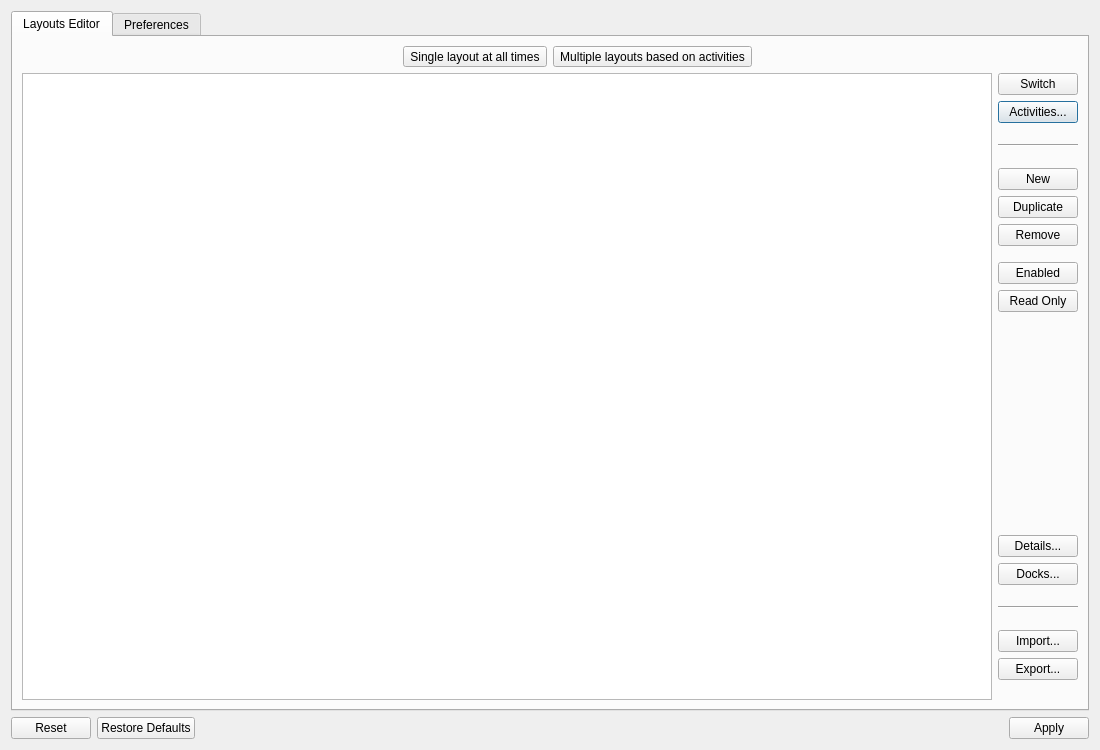
<?xml version="1.0" encoding="UTF-8"?>
<ui version="4.0">
 <class>SettingsDialog</class>
 <widget class="QDialog" name="SettingsDialog">
  <property name="geometry">
   <rect>
    <x>0</x>
    <y>0</y>
    <width>1100</width>
    <height>750</height>
   </rect>
  </property>
  <property name="sizePolicy">
   <sizepolicy hsizetype="Preferred" vsizetype="Preferred">
    <horstretch>0</horstretch>
    <verstretch>0</verstretch>
   </sizepolicy>
  </property>
  <property name="minimumSize">
   <size>
    <width>500</width>
    <height>0</height>
   </size>
  </property>
  <property name="windowTitle">
   <string comment="latte settings window">Latte Dock NG Settings</string>
  </property>
  <layout class="QVBoxLayout" name="verticalLayout_2">
   <item>
    <widget class="QTabWidget" name="tabWidget">
     <property name="currentIndex">
      <number>0</number>
     </property>
     <widget class="QWidget" name="layoutsTab">
      <attribute name="title">
       <string>Layouts Editor</string>
      </attribute>
      <layout class="QHBoxLayout" name="horizontalLayout">
       <item>
        <layout class="QVBoxLayout" name="verticalLayout_3">
         <item>
          <layout class="QHBoxLayout" name="horizontalLayout_3">
           <item>
            <layout class="QHBoxLayout" name="horizontalLayout_5">
             <item>
              <spacer name="horizontalSpacer">
               <property name="orientation">
                <enum>Qt::Horizontal</enum>
               </property>
               <property name="sizeHint" stdset="0">
                <size>
                 <width>40</width>
                 <height>20</height>
                </size>
               </property>
              </spacer>
             </item>
             <item>
              <widget class="QToolButton" name="singleToolBtn">
               <property name="sizePolicy">
                <sizepolicy hsizetype="Fixed" vsizetype="Fixed">
                 <horstretch>0</horstretch>
                 <verstretch>0</verstretch>
                </sizepolicy>
               </property>
               <property name="toolTip">
                <string>Only one layout is applied at all times for all activities</string>
               </property>
               <property name="text">
                <string comment="single layout">Single layout at all times</string>
               </property>
               <property name="checkable">
                <bool>true</bool>
               </property>
              </widget>
             </item>
            </layout>
           </item>
           <item>
            <layout class="QHBoxLayout" name="horizontalLayout_6">
             <item>
              <widget class="QToolButton" name="multipleToolBtn">
               <property name="toolTip">
                <string>Multiple layouts can be present and active in memory at the same time for different activities</string>
               </property>
               <property name="text">
                <string comment="multiple layouts">Multiple layouts based on activities</string>
               </property>
               <property name="checkable">
                <bool>true</bool>
               </property>
               <property name="checked">
                <bool>false</bool>
               </property>
              </widget>
             </item>
             <item>
              <spacer name="horizontalSpacer_2">
               <property name="orientation">
                <enum>Qt::Horizontal</enum>
               </property>
               <property name="sizeHint" stdset="0">
                <size>
                 <width>40</width>
                 <height>20</height>
                </size>
               </property>
              </spacer>
             </item>
            </layout>
           </item>
          </layout>
         </item>
         <item>
          <layout class="QHBoxLayout" name="horizontalLayout_2">
           <item>
            <widget class="Latte::Settings::View::LayoutsTableView" name="layoutsView">
             <property name="sizeAdjustPolicy">
              <enum>QAbstractScrollArea::AdjustToContents</enum>
             </property>
             <property name="showDropIndicator" stdset="0">
              <bool>true</bool>
             </property>
             <property name="alternatingRowColors">
              <bool>true</bool>
             </property>
             <property name="selectionMode">
              <enum>QAbstractItemView::SingleSelection</enum>
             </property>
             <property name="selectionBehavior">
              <enum>QAbstractItemView::SelectRows</enum>
             </property>
             <property name="showGrid">
              <bool>false</bool>
             </property>
             <property name="sortingEnabled">
              <bool>true</bool>
             </property>
             <attribute name="horizontalHeaderVisible">
              <bool>false</bool>
             </attribute>
             <attribute name="horizontalHeaderCascadingSectionResizes">
              <bool>true</bool>
             </attribute>
             <attribute name="horizontalHeaderHighlightSections">
              <bool>false</bool>
             </attribute>
             <attribute name="horizontalHeaderShowSortIndicator" stdset="0">
              <bool>true</bool>
             </attribute>
             <attribute name="verticalHeaderVisible">
              <bool>false</bool>
             </attribute>
             <attribute name="verticalHeaderHighlightSections">
              <bool>false</bool>
             </attribute>
            </widget>
           </item>
           <item>
            <widget class="QWidget" name="buttonsColumn" native="true">
             <layout class="QVBoxLayout" name="verticalLayout">
              <property name="leftMargin">
               <number>0</number>
              </property>
              <property name="topMargin">
               <number>0</number>
              </property>
              <property name="rightMargin">
               <number>0</number>
              </property>
              <property name="bottomMargin">
               <number>0</number>
              </property>
              <item>
               <widget class="QPushButton" name="switchButton">
                <property name="text">
                 <string>Switch</string>
                </property>
                <property name="icon">
                 <iconset theme="user-identity">
                  <normaloff>.</normaloff>.</iconset>
                </property>
                <property name="autoDefault">
                 <bool>false</bool>
                </property>
               </widget>
              </item>
              <item>
               <widget class="QPushButton" name="activitiesButton">
                <property name="text">
                 <string>Activities...</string>
                </property>
                <property name="icon">
                 <iconset theme="activities">
                  <normaloff>.</normaloff>.</iconset>
                </property>
               </widget>
              </item>
              <item>
               <spacer name="verticalSpacer_5">
                <property name="orientation">
                 <enum>Qt::Vertical</enum>
                </property>
                <property name="sizeType">
                 <enum>QSizePolicy::Preferred</enum>
                </property>
                <property name="sizeHint" stdset="0">
                 <size>
                  <width>20</width>
                  <height>15</height>
                 </size>
                </property>
               </spacer>
              </item>
              <item>
               <widget class="Line" name="line_2">
                <property name="minimumSize">
                 <size>
                  <width>0</width>
                  <height>0</height>
                 </size>
                </property>
                <property name="orientation">
                 <enum>Qt::Horizontal</enum>
                </property>
               </widget>
              </item>
              <item>
               <spacer name="verticalSpacer_4">
                <property name="orientation">
                 <enum>Qt::Vertical</enum>
                </property>
                <property name="sizeType">
                 <enum>QSizePolicy::Preferred</enum>
                </property>
                <property name="sizeHint" stdset="0">
                 <size>
                  <width>20</width>
                  <height>15</height>
                 </size>
                </property>
               </spacer>
              </item>
              <item>
               <widget class="QPushButton" name="newButton">
                <property name="text">
                 <string>New</string>
                </property>
                <property name="icon">
                 <iconset theme="add">
                  <normaloff>.</normaloff>.</iconset>
                </property>
               </widget>
              </item>
              <item>
               <widget class="QPushButton" name="duplicateButton">
                <property name="text">
                 <string>Duplicate</string>
                </property>
                <property name="icon">
                 <iconset theme="edit-copy">
                  <normaloff>.</normaloff>.</iconset>
                </property>
                <property name="flat">
                 <bool>false</bool>
                </property>
               </widget>
              </item>
              <item>
               <widget class="QPushButton" name="removeButton">
                <property name="text">
                 <string>Remove</string>
                </property>
                <property name="icon">
                 <iconset theme="delete">
                  <normaloff>.</normaloff>.</iconset>
                </property>
               </widget>
              </item>
              <item>
               <spacer name="verticalSpacer_10">
                <property name="orientation">
                 <enum>Qt::Vertical</enum>
                </property>
                <property name="sizeType">
                 <enum>QSizePolicy::Fixed</enum>
                </property>
                <property name="sizeHint" stdset="0">
                 <size>
                  <width>1</width>
                  <height>10</height>
                 </size>
                </property>
               </spacer>
              </item>
              <item>
               <widget class="QPushButton" name="enabledButton">
                <property name="text">
                 <string>Enabled</string>
                </property>
                <property name="icon">
                 <iconset theme="edit-link">
                  <normaloff>.</normaloff>.</iconset>
                </property>
               </widget>
              </item>
              <item>
               <widget class="QPushButton" name="readOnlyButton">
                <property name="text">
                 <string>Read Only</string>
                </property>
                <property name="icon">
                 <iconset theme="object-locked">
                  <normaloff>.</normaloff>.</iconset>
                </property>
                <property name="checkable">
                 <bool>true</bool>
                </property>
               </widget>
              </item>
              <item>
               <spacer name="verticalSpacer_12">
                <property name="orientation">
                 <enum>Qt::Vertical</enum>
                </property>
                <property name="sizeType">
                 <enum>QSizePolicy::Fixed</enum>
                </property>
                <property name="sizeHint" stdset="0">
                 <size>
                  <width>1</width>
                  <height>10</height>
                 </size>
                </property>
               </spacer>
              </item>
              <item>
               <spacer name="verticalSpacer_13">
                <property name="orientation">
                 <enum>Qt::Vertical</enum>
                </property>
                <property name="sizeType">
                 <enum>QSizePolicy::Expanding</enum>
                </property>
                <property name="sizeHint" stdset="0">
                 <size>
                  <width>20</width>
                  <height>15</height>
                 </size>
                </property>
               </spacer>
              </item>
              <item>
               <widget class="QPushButton" name="detailsButton">
                <property name="text">
                 <string>Details...</string>
                </property>
                <property name="icon">
                 <iconset theme="view-list-details">
                  <normaloff>.</normaloff>.</iconset>
                </property>
               </widget>
              </item>
              <item>
               <widget class="QPushButton" name="viewsBtn">
                <property name="text">
                 <string>Docks...</string>
                </property>
                <property name="icon">
                 <iconset theme="window">
                  <normaloff>.</normaloff>.</iconset>
                </property>
               </widget>
              </item>
              <item>
               <spacer name="verticalSpacer_2">
                <property name="orientation">
                 <enum>Qt::Vertical</enum>
                </property>
                <property name="sizeType">
                 <enum>QSizePolicy::Preferred</enum>
                </property>
                <property name="sizeHint" stdset="0">
                 <size>
                  <width>20</width>
                  <height>15</height>
                 </size>
                </property>
               </spacer>
              </item>
              <item>
               <widget class="Line" name="line">
                <property name="sizePolicy">
                 <sizepolicy hsizetype="Minimum" vsizetype="Fixed">
                  <horstretch>0</horstretch>
                  <verstretch>0</verstretch>
                 </sizepolicy>
                </property>
                <property name="sizeIncrement">
                 <size>
                  <width>0</width>
                  <height>0</height>
                 </size>
                </property>
                <property name="baseSize">
                 <size>
                  <width>0</width>
                  <height>0</height>
                 </size>
                </property>
                <property name="lineWidth">
                 <number>1</number>
                </property>
                <property name="orientation">
                 <enum>Qt::Horizontal</enum>
                </property>
               </widget>
              </item>
              <item>
               <spacer name="verticalSpacer_3">
                <property name="orientation">
                 <enum>Qt::Vertical</enum>
                </property>
                <property name="sizeType">
                 <enum>QSizePolicy::Preferred</enum>
                </property>
                <property name="sizeHint" stdset="0">
                 <size>
                  <width>20</width>
                  <height>15</height>
                 </size>
                </property>
               </spacer>
              </item>
              <item>
               <widget class="QPushButton" name="importButton">
                <property name="text">
                 <string>Import...</string>
                </property>
                <property name="icon">
                 <iconset theme="document-import">
                  <normaloff>.</normaloff>.</iconset>
                </property>
                <property name="default">
                 <bool>false</bool>
                </property>
               </widget>
              </item>
              <item>
               <widget class="QPushButton" name="exportButton">
                <property name="text">
                 <string>Export...</string>
                </property>
                <property name="icon">
                 <iconset theme="document-export">
                  <normaloff>.</normaloff>.</iconset>
                </property>
                <property name="shortcut">
                 <string>Ctrl+S</string>
                </property>
                <property name="default">
                 <bool>false</bool>
                </property>
               </widget>
              </item>
              <item>
               <spacer name="verticalSpacer">
                <property name="orientation">
                 <enum>Qt::Vertical</enum>
                </property>
                <property name="sizeType">
                 <enum>QSizePolicy::Preferred</enum>
                </property>
                <property name="sizeHint" stdset="0">
                 <size>
                  <width>20</width>
                  <height>20</height>
                 </size>
                </property>
               </spacer>
              </item>
             </layout>
            </widget>
           </item>
          </layout>
         </item>
        </layout>
       </item>
      </layout>
     </widget>
     <widget class="QWidget" name="preferencesTab">
      <property name="sizePolicy">
       <sizepolicy hsizetype="Expanding" vsizetype="Expanding">
        <horstretch>0</horstretch>
        <verstretch>0</verstretch>
       </sizepolicy>
      </property>
      <attribute name="title">
       <string>Preferences</string>
      </attribute>
      <layout class="QHBoxLayout" name="horizontalLayout_4">
       <property name="rightMargin">
        <number>6</number>
       </property>
       <item>
        <widget class="QScrollArea" name="preferencesScrollArea">
         <property name="sizePolicy">
          <sizepolicy hsizetype="Minimum" vsizetype="Expanding">
           <horstretch>0</horstretch>
           <verstretch>0</verstretch>
          </sizepolicy>
         </property>
         <property name="frameShape">
          <enum>QFrame::NoFrame</enum>
         </property>
         <property name="widgetResizable">
          <bool>true</bool>
         </property>
         <widget class="QWidget" name="preferencesScrollAreaWidgetContents">
          <property name="geometry">
           <rect>
            <x>0</x>
            <y>0</y>
            <width>1068</width>
            <height>469</height>
           </rect>
          </property>
          <property name="sizePolicy">
           <sizepolicy hsizetype="Minimum" vsizetype="Fixed">
            <horstretch>0</horstretch>
            <verstretch>0</verstretch>
           </sizepolicy>
          </property>
          <layout class="QVBoxLayout" name="verticalLayout_4">
           <item>
            <layout class="QGridLayout" name="preferencesGridLayout" columnstretch="5,9">
             <item row="1" column="1">
              <widget class="QCheckBox" name="infoWindowChkBox">
               <property name="toolTip">
                <string>Provide visual feedback when layouts are activated automatically</string>
               </property>
               <property name="text">
                <string>Show informative window for layouts automatic activation</string>
               </property>
              </widget>
             </item>
             <item row="10" column="0">
              <layout class="QHBoxLayout" name="parabolicHeaderRowLayout">
               <item>
                <spacer name="horizontalSpacer_7">
                 <property name="orientation">
                  <enum>Qt::Horizontal</enum>
                 </property>
                 <property name="sizeHint" stdset="0">
                  <size>
                   <width>40</width>
                   <height>20</height>
                  </size>
                 </property>
                </spacer>
               </item>
               <item>
                <widget class="QLabel" name="parabolicEffectLbl">
                 <property name="sizePolicy">
                  <sizepolicy hsizetype="Minimum" vsizetype="Fixed">
                   <horstretch>0</horstretch>
                   <verstretch>0</verstretch>
                  </sizepolicy>
                 </property>
                 <property name="text">
                  <string>Parabolic Effect:</string>
                 </property>
                 <property name="alignment">
                  <set>Qt::AlignLeading|Qt::AlignLeft|Qt::AlignVCenter</set>
                 </property>
                </widget>
               </item>
              </layout>
             </item>
             <item row="10" column="1">
              <layout class="QHBoxLayout" name="horizontalLayout_8">
               <item>
                <widget class="QToolButton" name="smallParabolicBtn">
                 <property name="sizePolicy">
                  <sizepolicy hsizetype="Preferred" vsizetype="Fixed">
                   <horstretch>0</horstretch>
                   <verstretch>0</verstretch>
                  </sizepolicy>
                 </property>
                 <property name="minimumSize">
                  <size>
                   <width>150</width>
                   <height>0</height>
                  </size>
                 </property>
                 <property name="maximumSize">
                  <size>
                   <width>150</width>
                   <height>16777215</height>
                  </size>
                 </property>
                 <property name="text">
                  <string comment="small spread">Small</string>
                 </property>
                 <property name="checkable">
                  <bool>true</bool>
                 </property>
                </widget>
               </item>
               <item>
                <widget class="QToolButton" name="mediumParabolicBtn">
                 <property name="sizePolicy">
                  <sizepolicy hsizetype="Preferred" vsizetype="Fixed">
                   <horstretch>0</horstretch>
                   <verstretch>0</verstretch>
                  </sizepolicy>
                 </property>
                 <property name="minimumSize">
                  <size>
                   <width>150</width>
                   <height>0</height>
                  </size>
                 </property>
                 <property name="maximumSize">
                  <size>
                   <width>150</width>
                   <height>16777215</height>
                  </size>
                 </property>
                 <property name="text">
                  <string comment="medium spread">Medium</string>
                 </property>
                 <property name="checkable">
                  <bool>true</bool>
                 </property>
                </widget>
               </item>
               <item>
                <widget class="QToolButton" name="largeParabolicBtn">
                 <property name="sizePolicy">
                  <sizepolicy hsizetype="Preferred" vsizetype="Fixed">
                   <horstretch>0</horstretch>
                   <verstretch>0</verstretch>
                  </sizepolicy>
                 </property>
                 <property name="minimumSize">
                  <size>
                   <width>150</width>
                   <height>0</height>
                  </size>
                 </property>
                 <property name="maximumSize">
                  <size>
                   <width>150</width>
                   <height>16777215</height>
                  </size>
                 </property>
                 <property name="text">
                  <string comment="large spread">Large</string>
                 </property>
                 <property name="checkable">
                  <bool>true</bool>
                 </property>
                </widget>
               </item>
               <item>
                <widget class="QLabel" name="parabolicSpreadLbl">
                 <property name="text">
                  <string>spread</string>
                 </property>
                </widget>
               </item>
               <item>
                <spacer name="horizontalSpacer_12">
                 <property name="orientation">
                  <enum>Qt::Horizontal</enum>
                 </property>
                 <property name="sizeHint" stdset="0">
                  <size>
                   <width>40</width>
                   <height>20</height>
                  </size>
                 </property>
                </spacer>
               </item>
              </layout>
             </item>
             <item row="20" column="0">
              <layout class="QHBoxLayout" name="plasmaThemeHeaderRowLayout"/>
             </item>
             <item row="6" column="1">
              <spacer name="verticalSpacer_7">
               <property name="orientation">
                <enum>Qt::Vertical</enum>
               </property>
               <property name="sizeType">
                <enum>QSizePolicy::Fixed</enum>
               </property>
               <property name="sizeHint" stdset="0">
                <size>
                 <width>20</width>
                 <height>10</height>
                </size>
               </property>
              </spacer>
             </item>
             <item row="15" column="1">
              <spacer name="verticalSpacer_9">
               <property name="orientation">
                <enum>Qt::Vertical</enum>
               </property>
               <property name="sizeType">
                <enum>QSizePolicy::Fixed</enum>
               </property>
               <property name="sizeHint" stdset="0">
                <size>
                 <width>20</width>
                 <height>10</height>
                </size>
               </property>
              </spacer>
             </item>
             <item row="3" column="1">
              <widget class="QCheckBox" name="autostartChkBox">
               <property name="toolTip">
                <string>Start the application automatically after each relogin</string>
               </property>
               <property name="text">
                <string>Enable autostart during startup</string>
               </property>
              </widget>
             </item>
             <item row="17" column="1">
              <spacer name="verticalSpacer_14">
               <property name="orientation">
                <enum>Qt::Vertical</enum>
               </property>
               <property name="sizeType">
                <enum>QSizePolicy::Fixed</enum>
               </property>
               <property name="sizeHint" stdset="0">
                <size>
                 <width>20</width>
                 <height>10</height>
                </size>
               </property>
              </spacer>
             </item>
             <item row="0" column="1">
              <widget class="QCheckBox" name="badges3DStyleChkBox">
               <property name="text">
                <string>Use 3D style for notification and shortcut badges</string>
               </property>
              </widget>
             </item>
             <item row="12" column="1">
              <layout class="QHBoxLayout" name="marginInfluenceRowLayout">
               <item>
                <widget class="QPushButton" name="noMarginInfluenceBtn">
                 <property name="minimumSize">
                  <size>
                   <width>150</width>
                   <height>0</height>
                  </size>
                 </property>
                 <property name="text">
                  <string notr="true">0%</string>
                 </property>
                 <property name="checkable">
                  <bool>true</bool>
                 </property>
                </widget>
               </item>
               <item>
                <widget class="QPushButton" name="halfMarginInfluenceBtn">
                 <property name="minimumSize">
                  <size>
                   <width>150</width>
                   <height>0</height>
                  </size>
                 </property>
                 <property name="text">
                  <string notr="true">50%</string>
                 </property>
                 <property name="checkable">
                  <bool>true</bool>
                 </property>
                </widget>
               </item>
               <item>
                <widget class="QPushButton" name="fullMarginInfluenceBtn">
                 <property name="minimumSize">
                  <size>
                   <width>150</width>
                   <height>0</height>
                  </size>
                 </property>
                 <property name="text">
                  <string notr="true">100%</string>
                 </property>
                 <property name="checkable">
                  <bool>true</bool>
                 </property>
                </widget>
               </item>
               <item>
                <widget class="QLabel" name="marginInfluenceLbl">
                 <property name="text">
                  <string notr="true">thickness margin influence</string>
                 </property>
                </widget>
               </item>
               <item>
                <spacer name="horizontalSpacer_13">
                 <property name="orientation">
                  <enum>Qt::Horizontal</enum>
                 </property>
                 <property name="sizeHint" stdset="0">
                  <size>
                   <width>40</width>
                   <height>20</height>
                  </size>
                 </property>
                </spacer>
               </item>
              </layout>
             </item>
             <item row="5" column="1">
              <widget class="QCheckBox" name="broadcastGeomChkBox">
               <property name="text">
                <string>Inform Plasma desktop for available desktop space</string>
               </property>
              </widget>
             </item>
             <item row="3" column="0">
              <layout class="QHBoxLayout" name="behaviorHeaderRowLayout">
               <item>
                <spacer name="horizontalSpacer_5">
                 <property name="orientation">
                  <enum>Qt::Horizontal</enum>
                 </property>
                 <property name="sizeHint" stdset="0">
                  <size>
                   <width>40</width>
                   <height>20</height>
                  </size>
                 </property>
                </spacer>
               </item>
               <item>
                <widget class="QLabel" name="behaviorLbl">
                 <property name="sizePolicy">
                  <sizepolicy hsizetype="Preferred" vsizetype="Preferred">
                   <horstretch>0</horstretch>
                   <verstretch>0</verstretch>
                  </sizepolicy>
                 </property>
                 <property name="text">
                  <string>Behavior:</string>
                 </property>
                 <property name="alignment">
                  <set>Qt::AlignLeading|Qt::AlignLeft|Qt::AlignTop</set>
                 </property>
                </widget>
               </item>
              </layout>
             </item>
             <item row="2" column="1">
              <spacer name="verticalSpacer_6">
               <property name="orientation">
                <enum>Qt::Vertical</enum>
               </property>
               <property name="sizeType">
                <enum>QSizePolicy::Fixed</enum>
               </property>
               <property name="sizeHint" stdset="0">
                <size>
                 <width>20</width>
                 <height>10</height>
                </size>
               </property>
              </spacer>
             </item>
             <item row="16" column="0">
              <layout class="QHBoxLayout" name="contextMenuRowLayout">
               <item>
                <spacer name="horizontalSpacer_10">
                 <property name="orientation">
                  <enum>Qt::Horizontal</enum>
                 </property>
                 <property name="sizeHint" stdset="0">
                  <size>
                   <width>40</width>
                   <height>20</height>
                  </size>
                 </property>
                </spacer>
               </item>
               <item>
                <widget class="QLabel" name="contextMenuLbl">
                 <property name="text">
                  <string>Context Menu:</string>
                 </property>
                </widget>
               </item>
              </layout>
             </item>
             <item row="7" column="0">
              <layout class="QHBoxLayout" name="actionsHeaderRowLayout">
               <item>
                <spacer name="horizontalSpacer_6">
                 <property name="orientation">
                  <enum>Qt::Horizontal</enum>
                 </property>
                 <property name="sizeHint" stdset="0">
                  <size>
                   <width>40</width>
                   <height>20</height>
                  </size>
                 </property>
                </spacer>
               </item>
               <item>
                <widget class="QLabel" name="actionsLbl">
                 <property name="text">
                  <string>Actions:</string>
                 </property>
                 <property name="alignment">
                  <set>Qt::AlignLeading|Qt::AlignLeft|Qt::AlignVCenter</set>
                 </property>
                </widget>
               </item>
              </layout>
             </item>
             <item row="16" column="1">
              <layout class="QHBoxLayout" name="horizontalLayout_7">
               <item>
                <widget class="QPushButton" name="contextMenuActionsBtn">
                 <property name="sizePolicy">
                  <sizepolicy hsizetype="Preferred" vsizetype="Fixed">
                   <horstretch>0</horstretch>
                   <verstretch>0</verstretch>
                  </sizepolicy>
                 </property>
                 <property name="minimumSize">
                  <size>
                   <width>150</width>
                   <height>0</height>
                  </size>
                 </property>
                 <property name="maximumSize">
                  <size>
                   <width>16777215</width>
                   <height>16777215</height>
                  </size>
                 </property>
                 <property name="text">
                  <string>Actions...</string>
                 </property>
                </widget>
               </item>
               <item>
                <spacer name="horizontalSpacer_11">
                 <property name="orientation">
                  <enum>Qt::Horizontal</enum>
                 </property>
                 <property name="sizeHint" stdset="0">
                  <size>
                   <width>40</width>
                   <height>20</height>
                  </size>
                 </property>
                </spacer>
               </item>
              </layout>
             </item>
             <item row="18" column="0">
              <layout class="QHBoxLayout" name="screensHeaderRowLayout">
               <item>
                <spacer name="horizontalSpacer_8">
                 <property name="orientation">
                  <enum>Qt::Horizontal</enum>
                 </property>
                 <property name="sizeHint" stdset="0">
                  <size>
                   <width>40</width>
                   <height>20</height>
                  </size>
                 </property>
                </spacer>
               </item>
               <item>
                <widget class="QLabel" name="screensLbl">
                 <property name="sizePolicy">
                  <sizepolicy hsizetype="Minimum" vsizetype="Fixed">
                   <horstretch>0</horstretch>
                   <verstretch>0</verstretch>
                  </sizepolicy>
                 </property>
                 <property name="text">
                  <string>Screens:</string>
                 </property>
                 <property name="alignment">
                  <set>Qt::AlignLeading|Qt::AlignLeft|Qt::AlignVCenter</set>
                 </property>
                </widget>
               </item>
              </layout>
             </item>
             <item row="18" column="1">
              <layout class="QHBoxLayout" name="screenDelayRowLayout">
               <item>
                <widget class="QSpinBox" name="screenTrackerSpinBox">
                 <property name="sizePolicy">
                  <sizepolicy hsizetype="MinimumExpanding" vsizetype="Fixed">
                   <horstretch>0</horstretch>
                   <verstretch>0</verstretch>
                  </sizepolicy>
                 </property>
                 <property name="minimumSize">
                  <size>
                   <width>70</width>
                   <height>0</height>
                  </size>
                 </property>
                 <property name="maximumSize">
                  <size>
                   <width>110</width>
                   <height>16777215</height>
                  </size>
                 </property>
                 <property name="toolTip">
                  <string>Different hardware can have different delays during screen changes.
This tracker is used in order to not lose any screen related update.</string>
                 </property>
                 <property name="alignment">
                  <set>Qt::AlignLeading|Qt::AlignLeft|Qt::AlignVCenter</set>
                 </property>
                 <property name="specialValueText">
                  <string/>
                 </property>
                 <property name="suffix">
                  <string> ms.</string>
                 </property>
                 <property name="minimum">
                  <number>1000</number>
                 </property>
                 <property name="maximum">
                  <number>10000</number>
                 </property>
                 <property name="singleStep">
                  <number>100</number>
                 </property>
                 <property name="value">
                  <number>2500</number>
                 </property>
                </widget>
               </item>
               <item>
                <widget class="QLabel" name="trackScreensDelayLbl">
                 <property name="sizePolicy">
                  <sizepolicy hsizetype="Minimum" vsizetype="Fixed">
                   <horstretch>0</horstretch>
                   <verstretch>0</verstretch>
                  </sizepolicy>
                 </property>
                 <property name="toolTip">
                  <string>Different hardware can have different delays during screen changes.
This tracker is used in order to not lose any screen related update.</string>
                 </property>
                 <property name="text">
                  <string>reaction delay for changes</string>
                 </property>
                </widget>
               </item>
               <item>
                <spacer name="horizontalSpacer_9">
                 <property name="orientation">
                  <enum>Qt::Horizontal</enum>
                 </property>
                 <property name="sizeType">
                  <enum>QSizePolicy::Expanding</enum>
                 </property>
                 <property name="sizeHint" stdset="0">
                  <size>
                   <width>20</width>
                   <height>20</height>
                  </size>
                 </property>
                </spacer>
               </item>
              </layout>
             </item>
             <item row="0" column="0">
              <layout class="QHBoxLayout" name="apperanceHeaderRowLayout">
               <item>
                <spacer name="horizontalSpacer_4">
                 <property name="orientation">
                  <enum>Qt::Horizontal</enum>
                 </property>
                 <property name="sizeHint" stdset="0">
                  <size>
                   <width>40</width>
                   <height>20</height>
                  </size>
                 </property>
                </spacer>
               </item>
               <item>
                <widget class="QLabel" name="appearanceLbl">
                 <property name="text">
                  <string>Appearance:</string>
                 </property>
                 <property name="alignment">
                  <set>Qt::AlignLeading|Qt::AlignLeft|Qt::AlignVCenter</set>
                 </property>
                </widget>
               </item>
              </layout>
             </item>
             <item row="9" column="1">
              <spacer name="verticalSpacer_8">
               <property name="orientation">
                <enum>Qt::Vertical</enum>
               </property>
               <property name="sizeType">
                <enum>QSizePolicy::Fixed</enum>
               </property>
               <property name="sizeHint" stdset="0">
                <size>
                 <width>20</width>
                 <height>10</height>
                </size>
               </property>
              </spacer>
             </item>
             <item row="20" column="1">
              <layout class="QHBoxLayout" name="plasmaThemeRowLayout"/>
             </item>
             <item row="19" column="1">
              <spacer name="verticalSpacer_11">
               <property name="orientation">
                <enum>Qt::Vertical</enum>
               </property>
               <property name="sizeType">
                <enum>QSizePolicy::Fixed</enum>
               </property>
               <property name="sizeHint" stdset="0">
                <size>
                 <width>20</width>
                 <height>10</height>
                </size>
               </property>
              </spacer>
             </item>
            </layout>
           </item>
          </layout>
         </widget>
        </widget>
       </item>
      </layout>
     </widget>
    </widget>
   </item>
   <item>
    <widget class="QDialogButtonBox" name="buttonBox">
     <property name="orientation">
      <enum>Qt::Horizontal</enum>
     </property>
     <property name="standardButtons">
      <set>QDialogButtonBox::Apply|QDialogButtonBox::Reset|QDialogButtonBox::RestoreDefaults</set>
     </property>
    </widget>
   </item>
  </layout>
 </widget>
 <customwidgets>
  <customwidget>
   <class>Latte::Settings::View::LayoutsTableView</class>
   <extends>QTableView</extends>
   <header>settings/settingsdialog/layoutstableview.h</header>
  </customwidget>
 </customwidgets>
 <resources/>
 <connections>
  <connection>
   <sender>buttonBox</sender>
   <signal>accepted()</signal>
   <receiver>SettingsDialog</receiver>
   <slot>accept()</slot>
   <hints>
    <hint type="sourcelabel">
     <x>254</x>
     <y>341</y>
    </hint>
    <hint type="destinationlabel">
     <x>157</x>
     <y>274</y>
    </hint>
   </hints>
  </connection>
  <connection>
   <sender>buttonBox</sender>
   <signal>rejected()</signal>
   <receiver>SettingsDialog</receiver>
   <slot>reject()</slot>
   <hints>
    <hint type="sourcelabel">
     <x>322</x>
     <y>341</y>
    </hint>
    <hint type="destinationlabel">
     <x>286</x>
     <y>274</y>
    </hint>
   </hints>
  </connection>
 </connections>
</ui>
